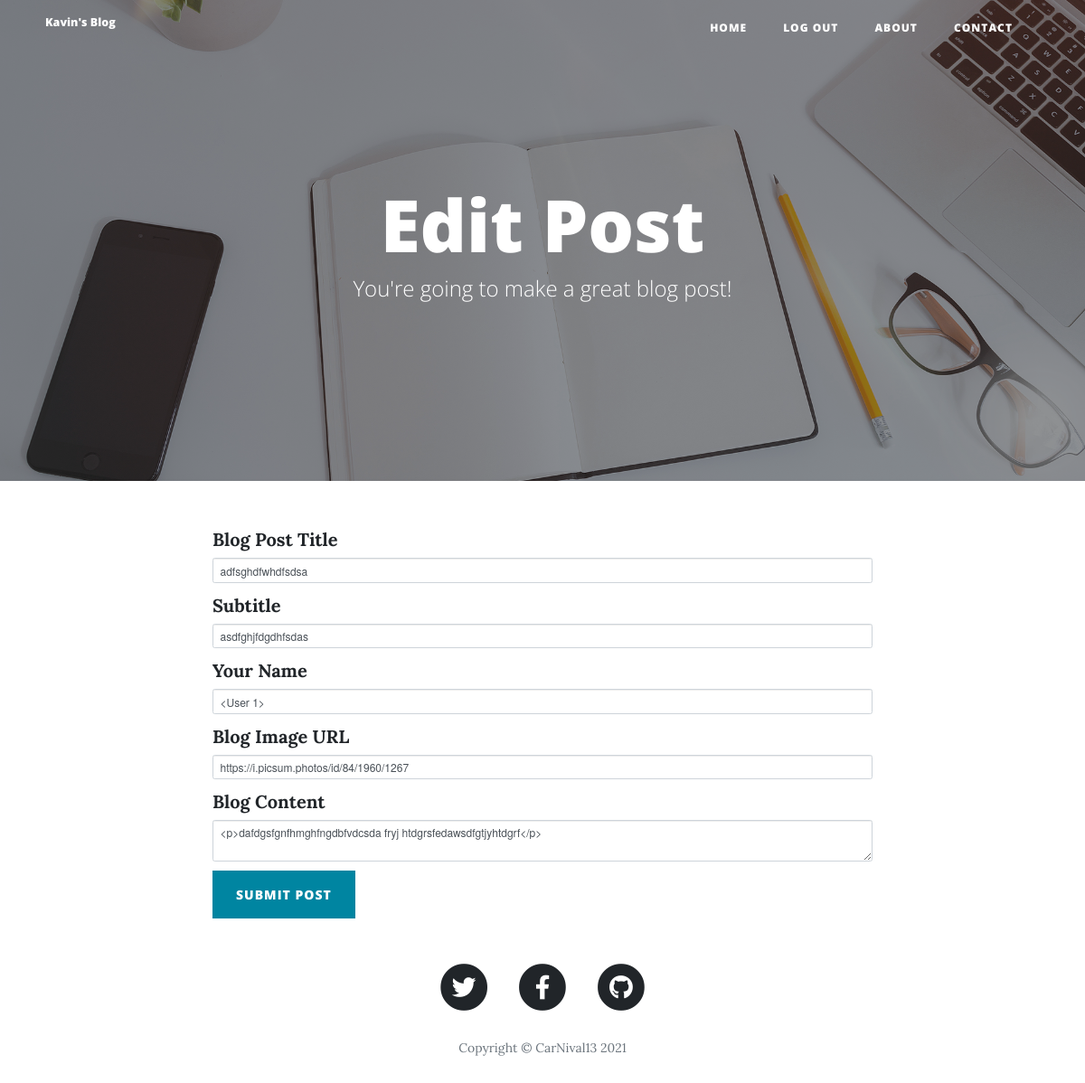
Page /edit-post/2 (signed in) on the committed database.
### main.py (models this page shows)
class BlogPost(db.Model):
    __tablename__ = "blog_post"
    id = db.Column(db.Integer, primary_key=True)
    title = db.Column(db.String(250), unique=True, nullable=False)
    subtitle = db.Column(db.String(250), nullable=False)
    date = db.Column(db.String(250), nullable=False)
    body = db.Column(db.Text, nullable=False)
    author = relationship("User", back_populates="blog_posts")
    img_url = db.Column(db.String(250), nullable=False)
    author_id = db.Column(db.Integer, db.ForeignKey('users.id'))
    comments = relationship("Comment", back_populates="parent_post")

### main.py (the view, shortened to what this page needs)
@app.route("/edit-post/<post_id>", methods=["POST", "GET"])
@admin_only
def edit_post(post_id):
    post = BlogPost.query.get(post_id)
    edit_form = CreatePostForm(
        title=post.title,
        subtitle=post.subtitle,
        body=post.body,
        author=post.author,
        img_url=post.img_url
    )
    return render_template("make-post.html", form=edit_form, name='Edit')

### forms.py
class CreatePostForm(FlaskForm):
    title = StringField("Blog Post Title", validators=[DataRequired()])
    subtitle = StringField("Subtitle", validators=[DataRequired()])
    author = StringField("Your Name", validators=[DataRequired()])
    img_url = StringField("Blog Image URL", validators=[DataRequired(), URL()])
    body = CKEditorField("Blog Content", validators=[DataRequired()])
    submit = SubmitField("Submit Post")

### main.py (called while the page is built)
@app.context_processor
def inject_now():
    return {'now': datetime.utcnow()}

def admin_only(f):
    @wraps(f)
    def decorated_function(*args, **kwargs):
        if current_user.id != 1:
            return abort(403)
        return f(*args, **kwargs)
    return decorated_function

@login_manager.user_loader
def load_user(user_id):
    return User.query.get(int(user_id))

### templates/make-post.html (shortened to what this page needs)
{% extends 'bootstrap/base.html' %}
{% import 'bootstrap/wtf.html' as wtf %}
{% block content %}
{% include "header.html" %}
  <header class="masthead" style="background-image: url('{{ url_for('static', filename='img/edit-bg.jpg')}}')">
    <div class="overlay"></div>
    <div class="container">
      <div class="row">
        <div class="col-lg-8 col-md-10 mx-auto">
          <div class="page-heading">
            <h1>{{name}} Post</h1>
            <span class="subheading">You're going to make a great blog post!</span>
          </div>
        </div>
      </div>
    </div>
  </header>
  <div class="container">
    <div class="row">
      <div class="col-lg-8 col-md-10 mx-auto">
        {{ wtf.quick_form(form, novalidate=True, button_map={'submit':'primary'}) }}
      </div>
    </div>
  </div>
{% include "footer.html" %}
{% endblock %}

### templates/header.html (shortened to what this page needs)
<!DOCTYPE html>
<html lang="en">
<head>
  <link href="{{ url_for('static', filename='vendor/bootstrap/css/bootstrap.min.css') }}" rel="stylesheet">
  <link href="{{ url_for('static', filename='vendor/fontawesome-free/css/all.min.css')}}" rel="stylesheet" type="text/css">
  <link href="{{ url_for('static', filename='css/clean-blog.min.css')}}" rel="stylesheet">
</head>
<body>
  <nav class="navbar navbar-expand-md navbar-light fixed-top" id="mainNav">
    <div class="container">
      <a class="navbar-brand" href="{{url_for('get_all_posts')}}">Kavin's Blog</a>
      <div class="collapse navbar-collapse" id="navbarResponsive">
        <ul class="navbar-nav ml-auto">
          <li class="nav-item">
            <a class="nav-link" href="{{ url_for('get_all_posts') }}">Home</a>
          </li>
          {% if not current_user.is_authenticated: %}
          <li class="nav-item">
            <a class="nav-link" href="{{ url_for('login') }}">Login</a>
          </li>
          <li class="nav-item">
            <a class="nav-link" href="{{ url_for('register') }}">Register</a>
          </li>
          {% else: %}
          <li class="nav-item">
            <a class="nav-link" href="{{ url_for('logout') }}">Log Out</a>
          </li>
          {% endif %}
          <li class="nav-item">
            <a class="nav-link" href="{{ url_for('about') }}">About</a>
          </li>
          <li class="nav-item">
            <a class="nav-link" href="{{ url_for('contact') }}">Contact</a>
          </li>
        </ul>
      </div>
    </div>
  </nav>

### templates/footer.html (shortened to what this page needs)
  <footer>
    <div class="container">
      <div class="row">
        <div class="col-lg-8 col-md-10 mx-auto">
          <ul class="list-inline text-center">
            <li class="list-inline-item">
              <a href="#">
                <span class="fa-stack fa-lg">
                  <i class="fas fa-circle fa-stack-2x"></i>
                  <i class="fab fa-twitter fa-stack-1x fa-inverse"></i>
                </span>
              </a>
            </li>
            <li class="list-inline-item">
              <a href="#">
                <span class="fa-stack fa-lg">
                  <i class="fas fa-circle fa-stack-2x"></i>
                  <i class="fab fa-facebook-f fa-stack-1x fa-inverse"></i>
                </span>
              </a>
            </li>
            <li class="list-inline-item">
              <a href="#">
                <span class="fa-stack fa-lg">
                  <i class="fas fa-circle fa-stack-2x"></i>
                  <i class="fab fa-github fa-stack-1x fa-inverse"></i>
                </span>
              </a>
            </li>
          </ul>
          <p class="copyright text-muted">Copyright &copy; CarNival13 {{ now.year }}</p>
        </div>
      </div>
    </div>
  </footer>
</body>
</html>

### rows in the picture
BlogPost: title "adfsghdfwhdfsdsa", subtitle "asdfghjfdgdhfsdas", author "<User 1>", img_url "https://i.picsum.photos/id/84/1960/1267", body "<p>dafdgsfgnfhmghfngdbfvdcsda fryj htdgrsfedawsdfgtjyhtdgrf</p>"

### other values in the picture
{{ name }} "Edit"
